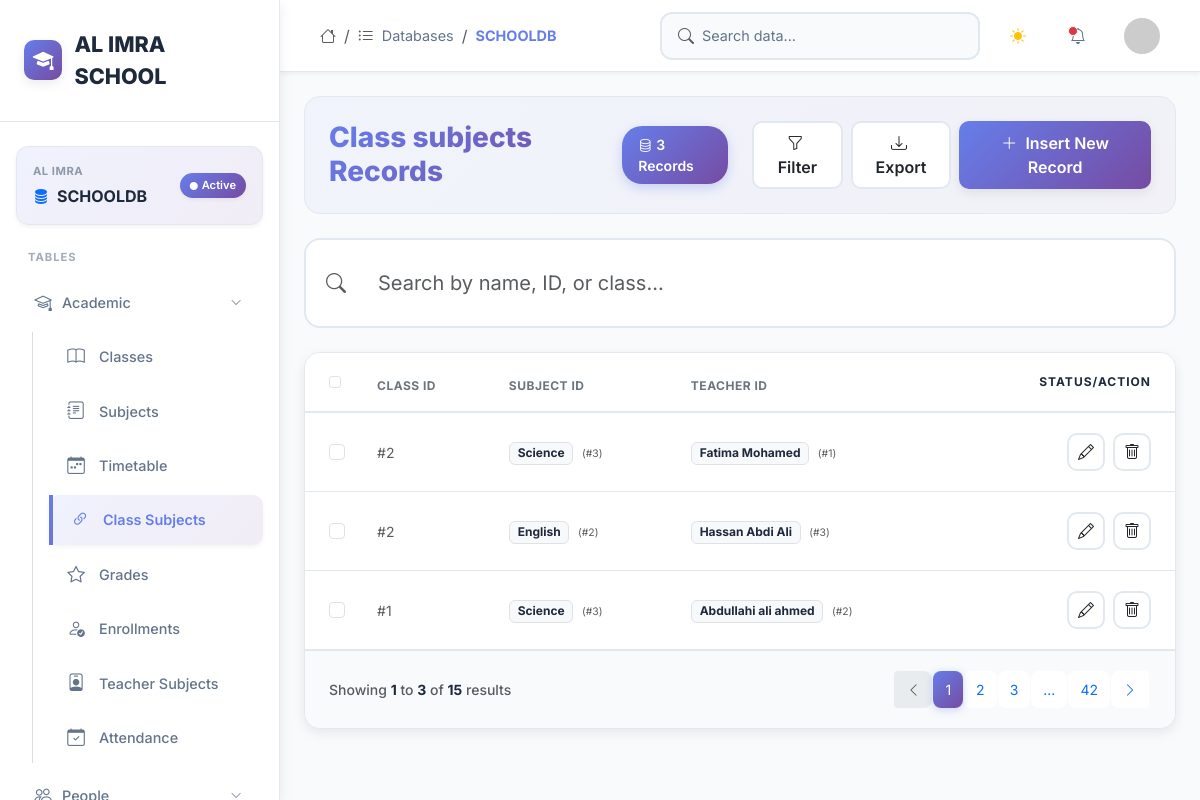
The app's page /index.php?table=class_subjects (signed in) with its own data.
### tables this page shows
CREATE TABLE `class_subjects` (
  `class_id` int(11) NOT NULL,
  `subject_id` int(11) NOT NULL,
  `teacher_id` int(11) DEFAULT NULL
);

CREATE TABLE `subjects` (
  `subject_id` int(11) NOT NULL,
  `subject_name` varchar(100) NOT NULL,
  `description` text DEFAULT NULL,
  `created_at` timestamp NOT NULL DEFAULT current_timestamp()
);

CREATE TABLE `teachers` (
  `teacher_id` int(11) NOT NULL,
  `full_name` varchar(100) NOT NULL,
  `phone` varchar(20) DEFAULT NULL,
  `email` varchar(150) DEFAULT NULL,
  `address_id` int(11) DEFAULT NULL,
  `user_id` int(11) DEFAULT NULL,
  `hire_date` date DEFAULT NULL,
  `created_at` timestamp NOT NULL DEFAULT current_timestamp()
);

### content_table.php (the view, shortened to what this page needs)
<?php
$table = isset($_GET['table']) ? $_GET['table'] : '';
$allowed_tables = [
    'students', 'teachers', 'staff', 'parents', 'users',
    'classes', 'subjects', 'class_subjects', 'teacher_subjects',
    'enrollments', 'timetable', 'attendance', 'grades',
    'payments', 'receipts', 'suppliers',
    'roles', 'addresses'
];
try {
    $stmt = $pdo->prepare("DESCRIBE `$table`");
    $stmt->execute();
    $columns_info = $stmt->fetchAll(PDO::FETCH_ASSOC);
    $columns = array_column($columns_info, 'Field');
    $selectFields = ["`$table`.*"];
    $joins = [];
    $tableDisplayMap = [
        'parents' => 'full_name',
        'students' => 'full_name',
        'teachers' => 'full_name',
        'users' => 'username',
        'classes' => 'class_name',
        'subjects' => 'subject_name',
        'addresses' => 'city',
        'roles' => 'role_name'
    ];
    foreach($columns as $col) {
        if (substr($col, -3) === '_id' && $col !== $columns[0]) {
            $fkTableBase = substr($col, 0, -3);
            if ($fkTableBase === 'class') $fkTable = 'classes';
            else if ($fkTableBase === 'address') $fkTable = 'addresses';
            else if ($fkTableBase === 'role') $fkTable = 'roles';
            else if ($fkTableBase === 'subject') $fkTable = 'subjects';
            else $fkTable = $fkTableBase . 's';
            if (in_array($fkTable, $allowed_tables) && isset($tableDisplayMap[$fkTable])) {
                $displayCol = $tableDisplayMap[$fkTable];
                $alias = $col . '_joined';
                $selectFields[] = "`$fkTable`.`$displayCol` AS `$alias`";
                $pkName = $fkTableBase . '_id';
                $joins[] = "LEFT JOIN `$fkTable` ON `$table`.`$col` = `$fkTable`.`$pkName`";
            }
        }
    }
    $search = isset($_GET['search']) ? trim($_GET['search']) : '';
    $searchWhere = "";
    $searchParams = [];
    $sql = "SELECT " . implode(', ', $selectFields) . " FROM `$table` " . implode(' ', $joins) . $searchWhere . " ORDER BY `$table`." . $columns[0] . " DESC LIMIT 50";
    $stmt = $pdo->prepare($sql);
    $stmt->execute($searchParams);
    $rows = $stmt->fetchAll(PDO::FETCH_ASSOC);
    $table_title = ucfirst(str_replace('_', ' ', $table));
    $record_count = count($rows);
} catch (PDOException $e) {
    echo "<div class='alert alert-danger'>Error: " . $e->getMessage() . "</div>";
    return;
}
function highlightMatch($text, $search) {
    $text = htmlspecialchars($text);
    if (!$search) return $text;
    return preg_replace('/(' . preg_quote($search, '/') . ')/i', '<mark class="p-0 bg-warning bg-opacity-25 text-dark fw-bold">$1</mark>', $text);
}
$name_col = '';
$status_col = '';
$has_email = false;
$email_col = '';
?>
<div class="table-header-section">
    <div class="row align-items-center">
        <div class="col-md-6">
            <div class="d-flex align-items-center gap-3">
                <h2 class="table-title mb-0"><?php echo $table_title; ?> Records</h2>
                <span class="record-badge">
                    <i class="bi bi-database me-1"></i><?php echo $record_count; ?> Records
                </span>
            </div>
        </div>
        <div class="col-md-6 text-end">
            <div class="d-flex gap-2 justify-content-end">
                <button class="btn action-btn">
                    <i class="bi bi-funnel me-1"></i> Filter
                </button>
                <button class="btn action-btn">
                    <i class="bi bi-download me-1"></i> Export
                </button>
                <button class="btn btn-primary btn-insert" data-table="<?php echo $table; ?>">
                    <i class="bi bi-plus-lg me-1"></i> Insert New Record
                </button>
            </div>
        </div>
    </div>
</div>
<div class="search-card">
    <div class="d-flex align-items-center">
        <i class="bi bi-search text-muted fs-5 me-3" id="searchIconBtn" style="cursor: pointer;" title="Click to Search"></i>
        <input type="text" id="tableSearchInput" class="form-control border-0 shadow-none form-control-lg bg-transparent" placeholder="Search by name, ID, or class..." value="<?php echo htmlspecialchars($search); ?>">
    </div>
</div>
<div class="table-card">
    <div class="table-responsive">
        <table class="table table-hover align-middle mb-0">
            <thead class="bg-light">
                <tr>
                    <th class="ps-4" style="width: 50px;">
                        <input type="checkbox" class="form-check-input">
                    </th>
                    <?php foreach($columns as $col): ?>
                        <th class="text-secondary text-uppercase small fw-bold py-3" style="letter-spacing: 0.5px;"><?php echo str_replace('_', ' ', $col); ?></th>
                    <?php endforeach; ?>
                    <th class="text-end pe-4">STATUS/ACTION</th>
                </tr>
            </thead>
            <tbody>
                <?php if(empty($rows)): ?>
                    <tr>
                        <td colspan="<?php echo count($columns) + 2; ?>" class="empty-state">
                            <i class="bi bi-inbox text-muted"></i>
                            <h5 class="text-muted mt-3">No records found</h5>
                            <p class="text-muted small">Try adjusting your search or filters</p>
                        </td>
                    </tr>
                <?php else: ?>
                    <?php foreach($rows as $row): ?>
                        <tr>
                            <td class="ps-4">
                                <input class="form-check-input" type="checkbox">
                            </td>
                            <?php foreach($columns as $col): ?>
                                <td>
                                    <?php if ($col == $name_col): ?>
                                        <div class="d-flex align-items-center gap-3">
                                            <div class="rounded-circle d-flex align-items-center justify-content-center text-white <?php echo getRandomColor(); ?>" style="width: 40px; height: 40px; font-weight: bold;">
                                                <?php echo getInitials($row[$col] ?? ''); ?>
                                            </div>
                                            <div>
                                                <div class="fw-bold text-dark"><?php echo highlightMatch($row[$col] ?? '', $search); ?></div>
                                                <?php if ($has_email): ?>
                                                    <div class="text-muted small"><?php echo highlightMatch($row[$email_col] ?? '', $search); ?></div>
                                                <?php endif; ?>
                                            </div>
                                        </div>
                                    <?php elseif (isset($row[$col . '_joined'])): ?>
                                         <span class="badge bg-light text-dark border"><?php echo highlightMatch($row[$col . '_joined'] ?? '', $search); ?></span>
                                         <span class="text-muted small ms-1" style="font-size: 0.65em;">(#<?php echo highlightMatch($row[$col] ?? '', $search); ?>)</span>
                                    <?php elseif ($col == $columns[0]): ?>
                                         <span class="text-muted small text-uppercase">#<?php echo highlightMatch($row[$col] ?? '', $search); ?></span>
                                    <?php elseif ($col == $status_col): ?>
                                         <?php echo highlightMatch($row[$col] ?? '', $search); ?>
                                    <?php else: ?>
                                        <span class="text-secondary"><?php echo highlightMatch($row[$col] ?? '', $search); ?></span>
                                    <?php endif; ?>
                                </td>
                            <?php endforeach; ?>
                            <td class="text-end pe-4">
                                    <div class="d-flex justify-content-end align-items-center gap-2">
                                        <button class="btn btn-edit" data-id="<?php echo $row[$columns[0]]; ?>" data-table="<?php echo $table; ?>" title="Edit">
                                            <i class="bi bi-pencil"></i>
                                        </button>
                                        <button class="btn btn-delete" data-id="<?php echo $row[$columns[0]]; ?>" data-table="<?php echo $table; ?>" title="Delete">
                                            <i class="bi bi-trash"></i>
                                        </button>
                                    </div>
                                </td>
                            </tr>
                        <?php endforeach; ?>
                    <?php endif; ?>
                </tbody>
            </table>
        </div>
        <div class="pagination-wrapper d-flex justify-content-between align-items-center">
            <div class="text-muted small fw-medium">
                Showing <span class="fw-bold text-dark">1</span> to <span class="fw-bold text-dark"><?php echo $record_count; ?></span> of <span class="fw-bold text-dark"><?php echo $record_count * 5; ?></span> results
            </div>
            <nav>
                <ul class="pagination pagination-sm mb-0">
                    <li class="page-item disabled">
                        <a class="page-link" href="#"><i class="bi bi-chevron-left"></i></a>
                    </li>
                    <li class="page-item active">
                        <a class="page-link" href="#">1</a>
                    </li>
                    <li class="page-item">
                        <a class="page-link" href="#">2</a>
                    </li>
                    <li class="page-item">
                        <a class="page-link" href="#">3</a>
                    </li>
                    <li class="page-item">
                        <a class="page-link" href="#">...</a>
                    </li>
                    <li class="page-item">
                        <a class="page-link" href="#">42</a>
                    </li>
                    <li class="page-item">
                        <a class="page-link" href="#"><i class="bi bi-chevron-right"></i></a>
                    </li>
                </ul>
            </nav>
        </div>
    </div>
</div>

### index.php (style rules this page uses)
:root { --sidebar-bg: #ffffff; --sidebar-width: 280px; --primary-gradient: linear-gradient(135deg, #667eea 0%, #764ba2 100%); --primary-blue: #667eea; --primary-purple: #764ba2; --active-bg: linear-gradient(135deg, rgba(102, 126, 234, 0.1), rgba(118, 75, 162, 0.1)); --active-text: #667eea; --text-color: #64748b; --text-heading: #1e293b; --border-color: #e2e8f0; --main-bg: #f8fafc; --card-bg: #ffffff; --shadow-sm: 0 2px 4px rgba(0,0,0,0.05); --shadow-md: 0 4px 12px rgba(0,0,0,0.08); --shadow-lg: 0 10px 30px rgba(0,0,0,0.12); --shadow-xl: 0 20px 60px rgba(0,0,0,0.15); }
* { margin: 0; padding: 0; box-sizing: border-box; }
body { font-family: 'Inter', sans-serif; color: var(--text-color); background: var(--main-bg); min-height: 100vh; overflow-x: hidden; display: flex; transition: background 0.3s ease; }
h1, h2, h3, h4, h5, h6, .text-dark { color: var(--text-heading) !important; font-weight: 700; }
.btn-primary { background: var(--primary-gradient); border: none; font-weight: 600; padding: 0.625rem 1.5rem; border-radius: 10px; transition: all 0.3s cubic-bezier(0.4, 0, 0.2, 1); box-shadow: var(--shadow-md); }
.form-control, .form-select { border-radius: 10px; border: 2px solid var(--border-color); padding: 0.75rem 1rem; transition: all 0.3s ease; }

### content_table.php (style rules this page uses)
.table-header-section { background: linear-gradient(135deg, rgba(102, 126, 234, 0.05), rgba(118, 75, 162, 0.05)); border-radius: 16px; padding: 1.5rem; margin-bottom: 1.5rem; border: 1px solid var(--border-color); }
.table-title { font-size: 1.75rem; font-weight: 800; background: linear-gradient(135deg, #667eea, #764ba2); -webkit-background-clip: text; -webkit-text-fill-color: transparent; background-clip: text; }
.record-badge { background: linear-gradient(135deg, #667eea, #764ba2); color: white; padding: 0.5rem 1rem; border-radius: 20px; font-weight: 600; font-size: 0.875rem; box-shadow: 0 4px 12px rgba(102, 126, 234, 0.3); }
.action-btn { border-radius: 10px; padding: 0.5rem 1rem; font-weight: 600; transition: all 0.3s ease; border: 2px solid var(--border-color); background: var(--card-bg); }
.search-card { background: var(--card-bg); border: 2px solid var(--border-color); border-radius: 16px; padding: 1rem 1.25rem; margin-bottom: 1.5rem; transition: all 0.3s ease; }
.table-card { background: var(--card-bg); border-radius: 16px; box-shadow: 0 4px 12px rgba(0,0,0,0.08); overflow: hidden; border: 1px solid var(--border-color); }
.table thead { background: linear-gradient(135deg, rgba(102, 126, 234, 0.08), rgba(118, 75, 162, 0.08)); }
.table thead th { font-weight: 700; font-size: 0.75rem; text-transform: uppercase; letter-spacing: 1px; color: var(--text-heading); padding: 1.25rem 1rem; border-bottom: 2px solid var(--border-color); }
.table tbody tr { transition: all 0.2s ease; border-bottom: 1px solid var(--border-color); }
.table tbody td { padding: 1.25rem 1rem; vertical-align: middle; }
.btn-edit, .btn-delete { width: 38px; height: 38px; border-radius: 10px; display: flex; align-items: center; justify-content: center; transition: all 0.3s ease; border: 2px solid var(--border-color); }
.pagination-wrapper { background: var(--main-bg); padding: 1.25rem 1.5rem; border-top: 1px solid var(--border-color); }
.page-link { border-radius: 8px; margin: 0 2px; border: none; padding: 0.5rem 0.75rem; transition: all 0.2s ease; }
.page-item.active .page-link { background: linear-gradient(135deg, #667eea, #764ba2); color: white; box-shadow: 0 2px 8px rgba(102, 126, 234, 0.3); }

### records on screen
class_subjects: class "2", subject.subject_name "Science", subject "3", teacher.full_name "Fatima Mohamed", teacher "1"
class_subjects: class "2", subject.subject_name "English", subject "2", teacher.full_name "Hassan Abdi Ali", teacher "3"
class_subjects: class "1", subject.subject_name "Science", subject "3", teacher.full_name "Abdullahi ali ahmed", teacher "2"

### other values on screen
$table_title "Class subjects"
$record_count "3"
str_replace('_', ' ', $col) "CLASS ID"
str_replace('_', ' ', $col) "SUBJECT ID"
str_replace('_', ' ', $col) "TEACHER ID"
$record_count * 5 "15"
